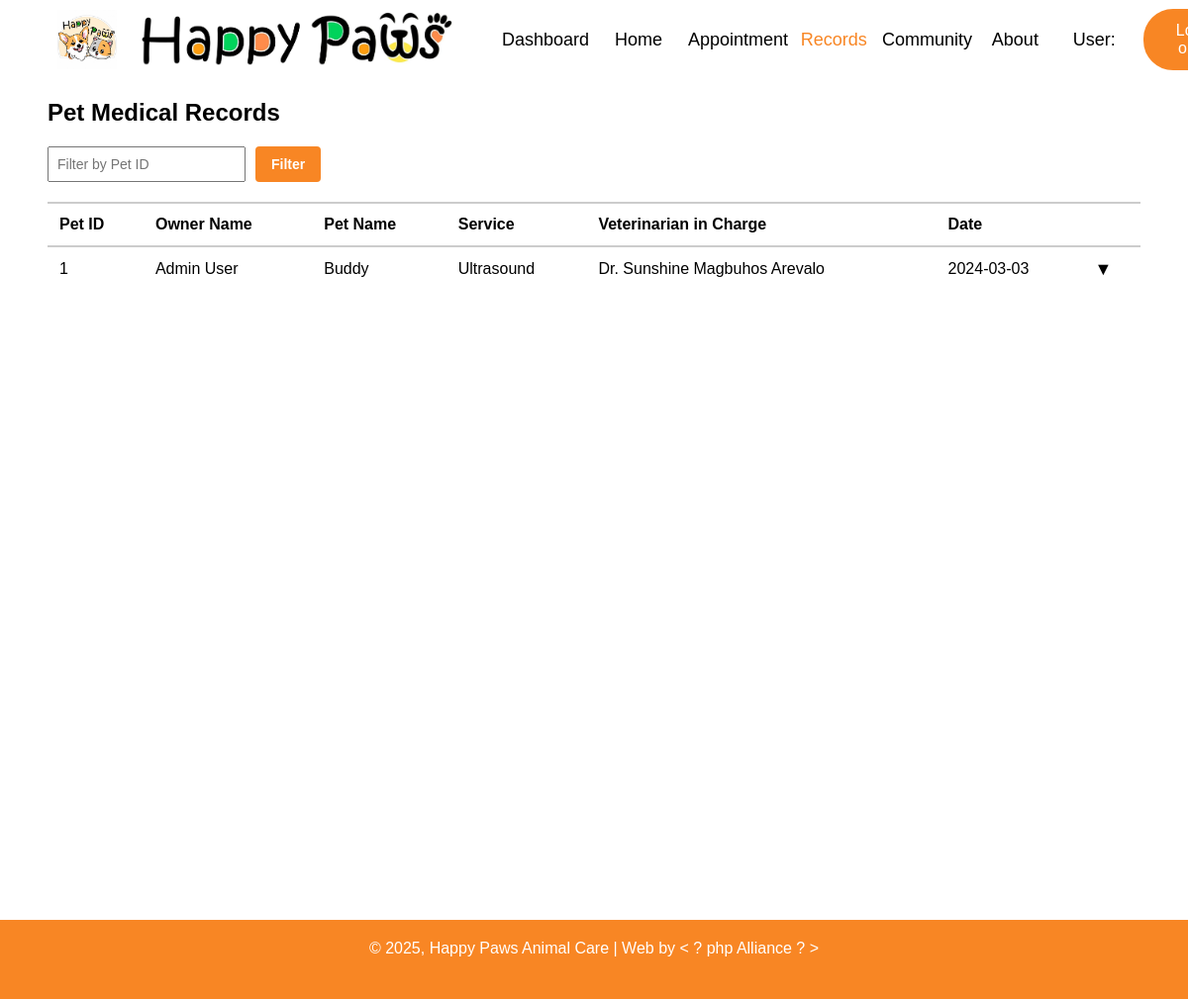
Screenshot of /records.php (signed in) with the database file from the repository.
### tables this page shows
CREATE TABLE IF NOT EXISTS records (
    id INT AUTO_INCREMENT PRIMARY KEY,
    user_id INT NOT NULL,
    pet_id INT NOT NULL,
    service VARCHAR(100) NOT NULL,
    vet_in_charge VARCHAR(100) NOT NULL,
    visit_date DATE NOT NULL,
    detailed_report LONGTEXT,
    FOREIGN KEY (pet_id) REFERENCES pets(id) ON DELETE CASCADE,
    FOREIGN KEY (user_id) REFERENCES users(id) ON DELETE CASCADE
);

CREATE TABLE IF NOT EXISTS pets (
    id INT AUTO_INCREMENT PRIMARY KEY,
    user_id INT NOT NULL,
    name VARCHAR(50) NOT NULL,
    type VARCHAR(20) NOT NULL,
    FOREIGN KEY (user_id) REFERENCES users(id) ON DELETE CASCADE
);

### records.php (the view, shortened to what this page needs)
<?php
include("includes/header.php");
$mysqli = new mysqli("localhost", "root", "", "happy_paws");
$filter = isset($_GET['pet_id']) && $_GET['pet_id'] !== '' ? (int)$_GET['pet_id'] : null;
$query = "
    SELECT
        records.*,
        pets.name AS pet_name,
        CONCAT(users.fname, ' ', users.lname) AS owner_name
    FROM records
    JOIN pets ON records.pet_id = pets.id
    JOIN users ON records.user_id = users.id
";
$result = $mysqli->query($query);
?>
<!DOCTYPE html>
<html>
<head>
    <link id="stylesheet" rel="stylesheet" href="css/style.css">
</head>
<body>
    <div class="page-wrapper">
        <main class="container">
            <h2>Pet Medical Records</h2>
            <form class="filter-form" method="GET" action="">
                <div class="filter-buttons">
                    <input type="number" name="pet_id" placeholder="Filter by Pet ID" value="<?= htmlspecialchars($filter) ?>">
                    <button type="submit" class="filter-btn">Filter</button>
                </div>
            </form>
            <?php if ($result && $result->num_rows > 0): ?>
                <table>
                    <thead>
                        <tr>
                            <th>Pet ID</th>
                            <th>Owner Name</th>
                            <th>Pet Name</th>
                            <th>Service</th>
                            <th>Veterinarian in Charge</th>
                            <th>Date</th>
                            <th></th>
                        </tr>
                    </thead>
                    <tbody>
                        <?php while ($row = $result->fetch_assoc()): ?>
                            <tr>
                                <td><?= htmlspecialchars($row['pet_id']) ?></td>
                                <td><?= htmlspecialchars($row['owner_name']) ?></td>
                                <td><?= htmlspecialchars($row['pet_name']) ?></td>
                                <td><?= htmlspecialchars($row['service']) ?></td>
                                <td><?= htmlspecialchars($row['vet_in_charge']) ?></td>
                                <td><?= htmlspecialchars($row['visit_date']) ?></td>
                                <td class="toggle-arrow" onclick="toggleDetails(this)">&#x25BC;</td>
                            </tr>
                            <tr class="details-row">
                                <td colspan="5">
                                </td>
                            </tr>
                        <?php endwhile; ?>
                    </tbody>
                </table>
            <?php else: ?>
                <p>No records found.</p>
            <?php endif; ?>
        </main>
    </div>
    <?php include_once("includes/footer.php"); ?>
</body>
</html>

### css/style.css (style rules this page uses)
* { box-sizing: border-box; }
body { margin: 0; font-family: sans-serif; }
.container { width: 92%; margin: auto; height: 100%; }
html, body { height: 100%; margin: 0; }
.page-wrapper { display: flex; flex-direction: column; min-height: 100vh; }
.page-wrapper > main { flex: 1; }
.filter-form { margin-bottom: 20px; }
input[type="number"] { padding: 8px; font-size: 14px; width: 200px; }
button { padding: 8px 12px; background-color: #f88624; border: none; color: white; cursor: pointer; }
table { width: 100%; border-collapse: collapse; background-color: white; }
thead th { text-align: left; padding: 12px; border-top: 2px solid #ccc; border-bottom: 2px solid #ccc; }
tbody td { padding: 12px; border: none; }
.toggle-arrow { cursor: pointer; font-size: 18px; }
.filter-buttons { display: flex; gap: 10px; }
.filter-btn { background-color: #f88624; border: none; color: white; padding: 8px 16px; cursor: pointer; border-radius: 4px; text-decoration: none; font-weight: bold; transition: background-color 0.3s; }
.filter-btn, .reset-btn { font-family: inherit; font-size: 14px; font-weight: bold; }

### rows the page displays
records: pet "1", owner_name "Admin User", pet.name "Buddy", service "Ultrasound", vet_in_charge "Dr. Sunshine Magbuhos Arevalo", visit_date "2024-03-03"
